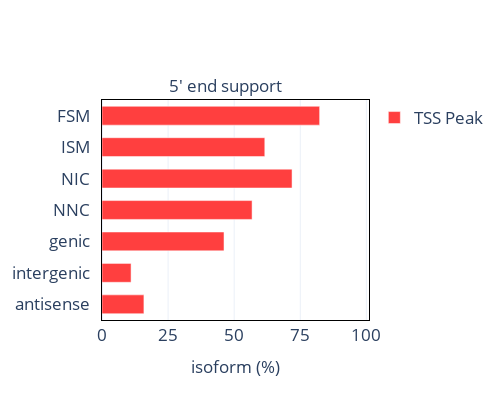

Write notebook code for a chart like this one.
### Code cell
import plotly.graph_objects as go

fig_TSS = go.Figure(data=[
    go.Bar(name="5' end support",
           x=list(df['within_CAGE_peak_perc']), y=list(df['structural_category']), 
           orientation='h', marker_color = 'rgb(255,63,63)', 
          )])
# Change the bar mode
fig_TSS.update_layout(title=dict(text = "5' end support", font=dict(size=17), xanchor = 'center', yanchor = 'top', y = .8, x = .45),
                     yaxis = dict(tickfont = dict(size=17)),
                      xaxis = dict(tickfont = dict(size=17), title = dict(text = "isoform (%)", font = dict(size=17))),
                      legend = dict(font = dict(size=17)),
                      width = 500, height = 400,
                     template="plotly_white")

fig_TSS.update_yaxes(ticksuffix = "  ")
fig_TSS['data'][0]['showlegend'] = True
fig_TSS.update_traces(width=.6)
fig_TSS.update_yaxes(categoryorder='array', categoryarray= ['antisense','intergenic','genic','NNC','NIC','NIC','ISM','FSM'], title = None)
fig_TSS.update_xaxes(range=[0, 101])
# fig_TSS.update_xaxes(nticks=10)
fig_TSS.update_xaxes(tick0=25, dtick=25)


new = {"5' end support":'TSS Peak',}
fig_TSS.for_each_trace(lambda t: t.update(name = new[t.name]))

fig_TSS.update_xaxes(linewidth=1, linecolor='black', mirror=True, 
    showline=True)
fig_TSS.update_yaxes(linewidth=1, linecolor='black', mirror=True, 
    showline=True)

fig_TSS.show()

### Figure 1 — Plotly figure (JSON) as saved in the notebook; plotly's stock layout.template omitted (floating-point values rounded to 4 significant figures)
{"data": [{"marker": {"color": "rgb(255,63,63)"}, "name": "TSS Peak", "orientation": "h", "showlegend": true, "type": "bar", "width": 0.6, "x": [15.86, 82.33, 46.15, 61.58, 10.99, 71.89, 56.77], "y": ["antisense", "FSM", "genic", "ISM", "intergenic", "NIC", "NNC"]}], "layout": {"height": 400, "legend": {"font": {"size": 17}}, "title": {"font": {"size": 17}, "text": "5' end support", "x": 0.45, "xanchor": "center", "y": 0.8, "yanchor": "top"}, "width": 500, "xaxis": {"dtick": 25, "linecolor": "black", "linewidth": 1, "mirror": true, "range": [0, 101], "showline": true, "tick0": 25, "tickfont": {"size": 17}, "title": {"font": {"size": 17}, "text": "isoform (%)"}, "type": "linear"}, "yaxis": {"autorange": true, "categoryarray": ["antisense", "intergenic", "genic", "NNC", "NIC", "NIC", "ISM", "FSM"], "categoryorder": "array", "linecolor": "black", "linewidth": 1, "mirror": true, "range": [-0.5, 6.5], "showline": true, "tickfont": {"size": 17}, "ticksuffix": "  ", "title": {}, "type": "category"}}}
